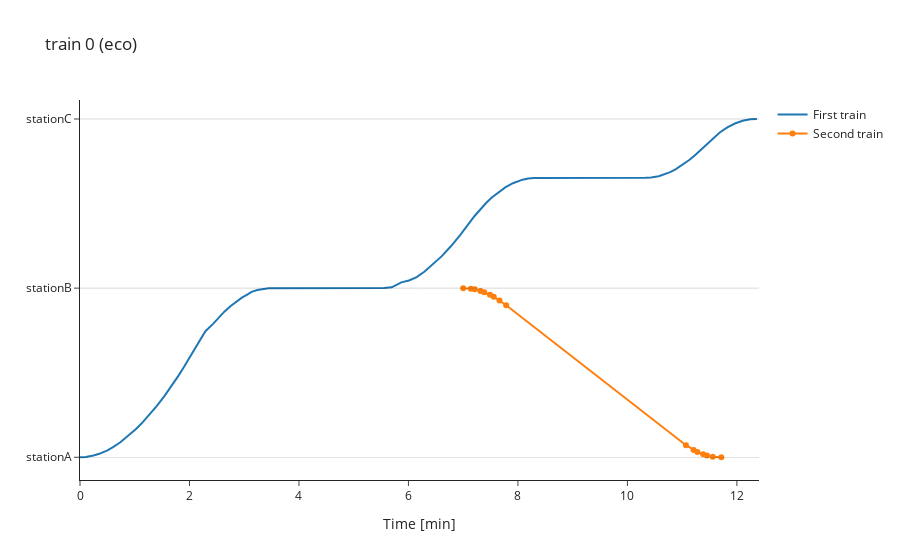

The code cell stored with this chart in its notebook:
### Code cell
sim.space_time_chart_plotly(0, points_to_show=['station',], eco_or_base='eco')
